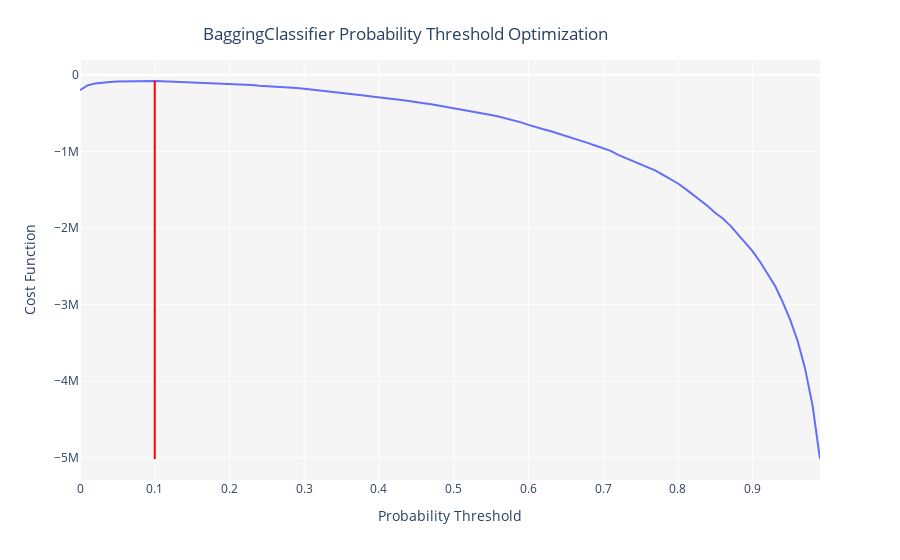

This figure's notebook cell:
### Code cell
# optimize threshold for trained model
optimize_threshold(best, false_positive = -10, false_negative = -500)

### Figure 1 — Plotly figure (JSON) as saved in the notebook; plotly's stock layout.template omitted (floating-point values rounded to 4 significant figures)
{"data": [{"hoverlabel": {"namelength": 0}, "hovertemplate": "Probability Threshold=%{x}<br>Cost Function=%{y}", "legendgroup": "", "line": {"color": "#636efa", "dash": "solid", "shape": "linear"}, "mode": "lines", "name": "", "showlegend": false, "type": "scatter", "x": [0, 0.01, 0.02, 0.03, 0.04, 0.05, 0.06, 0.07, 0.08, 0.09, 0.1, 0.11, 0.12, 0.13, 0.14, 0.15, 0.16, 0.17, 0.18, 0.19, 0.2, 0.21, 0.22, 0.23, 0.24, 0.25, 0.26, 0.27, 0.28, 0.29, 0.3, 0.31, 0.32, 0.33, 0.34, 0.35, 0.36, 0.37, 0.38, 0.39, 0.4, 0.41, 0.42, 0.43, 0.44, 0.45, 0.46, 0.47, 0.48, 0.49, 0.5, 0.51, 0.52, 0.53, 0.54, 0.55, 0.56, 0.57, 0.58, 0.59, 0.6, 0.61, 0.62, 0.63, 0.64, 0.65, 0.66, 0.67, 0.68, 0.69, 0.7, 0.71, 0.72, 0.73, 0.74, 0.75, 0.76, 0.77, 0.78, 0.79, 0.8, 0.81, 0.82, 0.83, 0.84, 0.85, 0.86, 0.87, 0.88, 0.89, 0.9, 0.91, 0.92, 0.93, 0.94, 0.95, 0.96, 0.97, 0.98, 0.99], "xaxis": "x", "y": [-201080, -136650, -112400, -99850, -92000, -85750, -82780, -80280, -81180, -80410, -79700, -82710, -86630, -88360, -92600, -95950, -97680, -103530, -107350, -113460, -117180, -122300, -126490, -131040, -141460, -146540, -151110, -158740, -166360, -172500, -182250, -192130, -201500, -211280, -221190, -231630, -248630, -258630, -269560, -282340, -291790, -303890, -315980, -327640, -340310, -351460, -369030, -383680, -400300, -415510, -433220, -456330, -472630, -487780, -506480, -524280, -542890, -566630, -587350, -620170, -652400, -683690, -709520, -735300, -764580, -799930, -830290, -856190, -891540, -924940, -960790, -992160, -1045020, -1084330, -1129210, -1162660, -1205030, -1251410, -1306320, -1364220, -1418650, -1488580, -1563960, -1641380, -1715300, -1803680, -1875600, -1969020, -2076950, -2190900, -2305830, -2444780, -2593250, -2758730, -2965200, -3198150, -3472610, -3834100, -4316560, -5017520], "yaxis": "y"}], "layout": {"autosize": true, "legend": {"tracegroupgap": 0}, "margin": {"t": 60}, "plot_bgcolor": "rgb(245,245,245)", "shapes": [{"line": {"color": "red", "width": 2}, "type": "line", "x0": 0.1, "x1": 0.1, "y0": -5017520, "y1": -79700}], "title": {"text": "BaggingClassifier Probability Threshold Optimization", "x": 0.45, "xanchor": "center", "y": 0.95, "yanchor": "top"}, "xaxis": {"anchor": "y", "autorange": true, "domain": [0, 1], "range": [0, 0.99], "title": {"text": "Probability Threshold"}, "type": "linear"}, "yaxis": {"anchor": "x", "autorange": true, "domain": [0, 1], "range": [-5292000.0, 194600.0], "title": {"text": "Cost Function"}, "type": "linear"}}}
